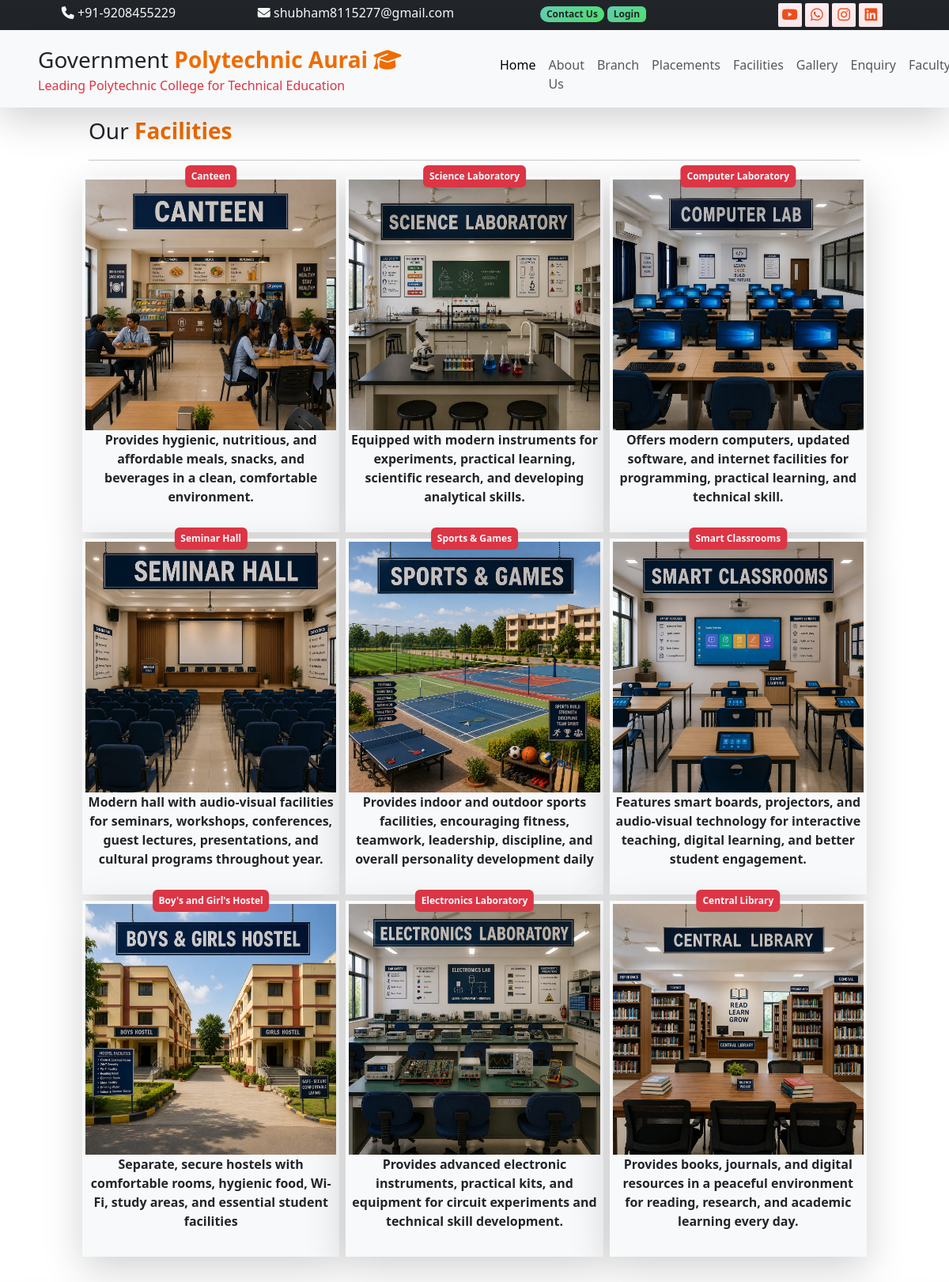
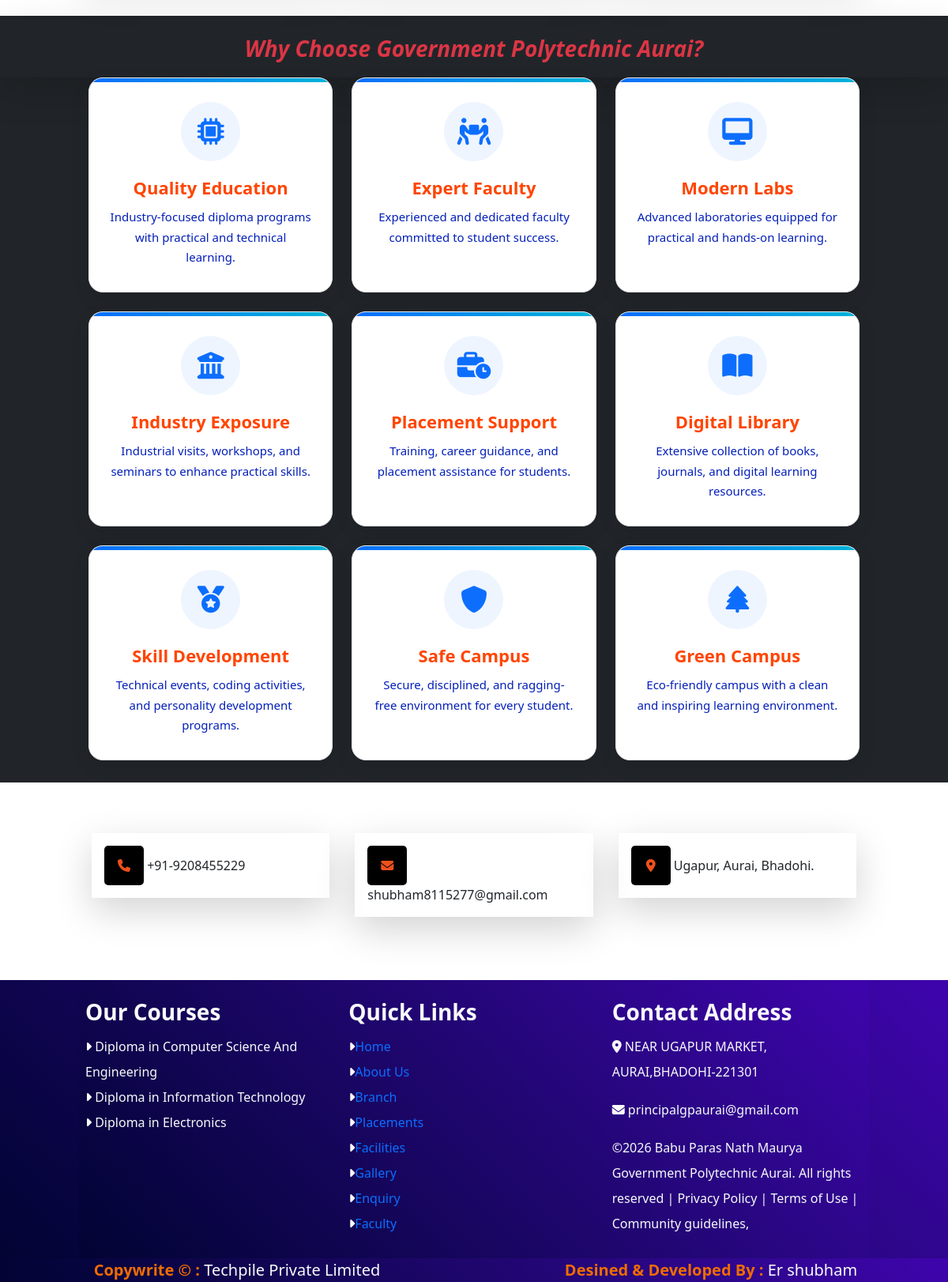
Page /user/facilities/ on the committed database (2 pictures, top to bottom).
### user/models.py (models this page shows)
class tblfacilities(models.Model):
    title=models.CharField(max_length=200,null=True)
    description=models.TextField(null=True)
    picture=models.ImageField(upload_to="static/facilities/",null=True)

### user/views.py (the view)
# urls.py: path("facilities/",views.facilities),
def facilities(request):
    data=tblfacilities.objects.all().order_by("-id")
    md={"fdata":data}
    return render(request,"user/facilities.html",md)

### templates/user/facilities.html
{% extends 'base.html'%}
{% load static %}
{% block childpage %}
<div class="row pt-2">
      <div class="col-sm-10 mx-auto fs-3 ">
        Our <b class="text-color1">Facilities</b>
        <hr class="w-40"/>
      </div>
    </div>
       <div class="row services pb-5">
        <div class="col-sm-10 mx-auto">
          <div class="row">
           {% for x in fdata%}
            <div class="col-sm-4 p-1 rounded ">
              <div class="bg-light shadow-lg p-1 size text-center position-relative">
                <div class="badge py-2 bg-danger position-absolute top-0 start-50 translate-middle text-light">
               {{x.title}}
                </div>
                <img src="/{{x.picture}}"  class="card-img-top"/>
              <b class="pt-2">{{x.description}}</b>
              </div>
            </div>
            {% endfor %}
          </div>
        </div>
       </div>
{% endblock %}

### templates/base.html (style rules this page uses)
.text-color1 { color:#EF6C00; }
.size { height: 450px; }

### rows in the picture
tblfacilities: title "Canteen", picture (picture), description "Provides hygienic, nutritious, and affordable meals, snacks, and beverages in a clean, comfortable environment."
tblfacilities: title "Science Laboratory", picture (picture), description "Equipped with modern instruments for experiments, practical learning, scientific research, and developing analytical skills."
tblfacilities: title "Computer Laboratory", picture (picture), description "Offers modern computers, updated software, and internet facilities for programming, practical learning, and technical skill."
tblfacilities: title "Seminar Hall", picture (picture), description "Modern hall with audio-visual facilities for seminars, workshops, conferences, guest lectures, presentations, and cultural programs throughout year."
tblfacilities: title "Sports & Games", picture (picture), description "Provides indoor and outdoor sports facilities, encouraging fitness, teamwork, leadership, discipline, and overall personality development daily"
tblfacilities: title "Smart Classrooms", picture (picture), description "Features smart boards, projectors, and audio-visual technology for interactive teaching, digital learning, and better student engagement."
tblfacilities: title "Boy's and Girl's Hostel", picture (picture), description "Separate, secure hostels with comfortable rooms, hygienic food, Wi-Fi, study areas, and essential student facilities"
tblfacilities: title "Electronics Laboratory", picture (picture), description "Provides advanced electronic instruments, practical kits, and equipment for circuit experiments and technical skill development."
tblfacilities: title "Central Library", picture (picture), description "Provides books, journals, and digital resources in a peaceful environment for reading, research, and academic learning every day."
